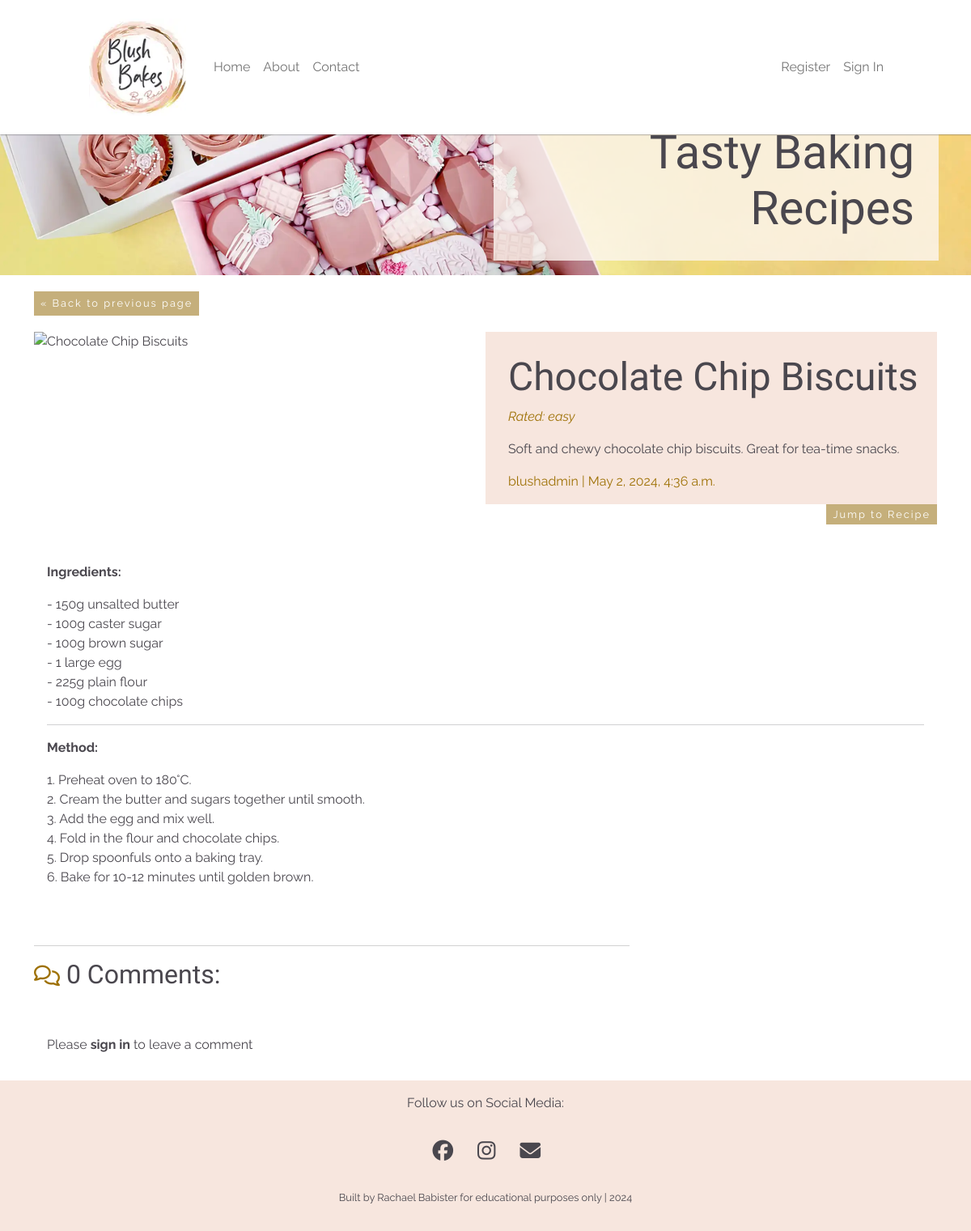
The app's page /chocolate-chip-biscuits/ with its own data.
### apps/blog/models.py (models this page shows, shortened)
class Recipe(models.Model):
    title = models.CharField(max_length=200, unique=True)
    slug = models.SlugField(max_length=205, unique=True)
    author = models.ForeignKey(
        User, on_delete=models.CASCADE, related_name="blog_posts")
    featured_image = CloudinaryField('image', default='placeholder')
    content = models.TextField()
    difficulty_rating = models.CharField(max_length=10, choices=DIFFICULTY_CHOICES)
    created_on = models.DateTimeField(auto_now_add=True)
    status = models.IntegerField(choices=STATUS, default=0)
    excerpt = models.TextField(blank=True)
    updated_on = models.DateTimeField(auto_now=True)
    favourite_recipes = models.ManyToManyField(User, related_name='favourite_recipes', blank=True)
    class Meta:
        ordering = ["-created_on"]

### apps/blog/views.py (the view, shortened to what this page needs)
# urls.py: path("<slug:slug>/", views.recipe_detail, name="recipe_detail"),
def recipe_detail(request, slug):
    queryset = Recipe.objects.filter(status=1)
    recipe = get_object_or_404(queryset, slug=slug)
    comments = recipe.comments.all().order_by("-created_on")
    comment_count = recipe.comments.filter(approved=True).count()
    recipe.comments.filter(approved=True).count()
    comment_form = CommentForm()
    return render(
        request,
        "blog/recipe_detail.html",
        {
            "recipe": recipe,
            "comments": comments,
            "comment_count": comment_count,
            "comment_form": comment_form,
        },
    )

### apps/blog/templates/blog/recipe_detail.html (shortened to what this page needs)
{% extends 'base.html' %}
{% load static %}
{% load crispy_forms_tags %}
{% block content %}
<div class="main-title">
    <div class="container">
        <button onclick="goBack()" class="page-buttons">&laquo; Back to previous page</button>
        <div class="row g-0 custom-row">
            <div class="col-md-6 main-title-image">
                {% if "placeholder" in recipe.featured_image.url %}
                <img class="image-width" src="{% static 'images/default.jpg' %}" alt="placeholder image">
                {% else %}
                <img class="image-width" src=" {{ recipe.featured_image.url }} " alt="{{ recipe.title }}">
                {% endif %}
            </div>
            <div class="col-md-6 main-title-box">
                <h1 class="post-title">{{ recipe.title }}</h1>
                <p class="difficulty-rating-2">Rated: {{ recipe.difficulty_rating }}</p>
                <p class="post-excerpt">{{ recipe.excerpt }}</p>
                <p class="post-subtitle">{{ recipe.author }} | {{ recipe.created_on }}</p>
            </div>
        </div>
    </div>
</div>
<div class="container">
    <div class="row g-0">
        <div class="col-md-6 offset-md-6 text-end">
            <a href="#recipe-start" class="page-buttons jump-button">Jump to Recipe</a>
        </div>
    </div>
</div>
<div class="container">
    <div class="row">
        <div class="col card mb-4 mt-3 left top">
            <div class="card-body">
                <p class="card-text">
                    {{ recipe.content | safe }}
                </p>
            </div>
        </div>
    </div>
    <div class="row">
        <div class="col-md-8 card">
            <hr>
            <h2><span class="count"><i class="far fa-comments"></i></span> {{ comment_count }} Comments:</h2>
            <div class="card-body">
            </div>
            <div class="col-md-8">
                <div class="card-body">
                    {% if user.is_authenticated %}
                    <h2>Leave a comment:</h2>
                    <p class="comment-by-bold">Signed in as: {{ user.username }}</p>
                    <form id="commentForm" method="post" style="margin-top: 1.3em;">
                        {{ comment_form | crispy }}
                        {% csrf_token %}
                        <button id="submitButton" type="submit" class="page-buttons">Submit</button>
                    </form>
                    {% else %}
                    <p>Please <a href="{{ login_url }}"><strong>sign in</strong></a> to leave a comment</p>
                    {% endif %}
                </div>
            </div>
        </div>
    </div>
</div>
{% endblock content %}

### static/css/style.css (style rules this page uses)
* { padding: 0; margin: 0; box-sizing: border-box; }
body { font-family: 'Raleway', sans-serif; color: #4a474e; min-height: 100vh; display: flex; flex-direction: column; }
a { text-decoration: none; color: #4a474e; }
h1, h2, h3, h4, h5, h6 { font-family: 'Reenie Beanie', cursive; color: #4A474E; }
.page-buttons, .edit-button { color: #ffffff; background-color: #c5af7b; letter-spacing: 2px; border: none; transition-duration: 0.5s; margin-bottom: 20px; padding: .325rem .50rem; font-size: 80%; }
.jump-button { margin-top: 40px; justify: right; }
.image-width { width: 100%; }
.card { border: none; }
.main-title { margin-top: 20px; position: relative; display: inline-block; width: 100%; }
.main-title-box { background-color: #f7e6de; color: #4a474e; position: relative; }
.main-title-box h1 { font-size: 3em; margin-top: 5%; }
.main-title-image { position: relative; overflow: hidden; }
.post-title, .post-excerpt { margin-left: 5%; margin-right: 20px; text-align: left; }
.post-subtitle { margin-left: 5%; color: #9e7105; }
.difficulty-rating-2 { font-style: italic; color: #9e7105; margin-left: 5%; }
.custom-row { position: relative; }
.count { color: #9e7105; font-size: 80%; }

### records on screen
Recipe: title "Chocolate Chip Biscuits", difficulty_rating "easy", excerpt "Soft and chewy chocolate chip biscuits. Great for tea-time snacks.", author "blushadmin", created_on "May 2, 2024, 4:36 a.m.", content "Ingredients: - 150g unsalted butter - 100g caster sugar - 100g brown sugar - 1 large egg - 225g plain flour - 100g chocolate chips Method: 1. Preheat oven to 180°C. 2. Cream the butter and sugars together until smooth. 3. Add the egg and mix well. 4. Fold in the flour and chocolate chips. 5. Drop spoonfuls onto a baking tray. 6. Bake for 10-12 minutes until golden brown."

### other values on screen
{{ comment_count }} "0"
